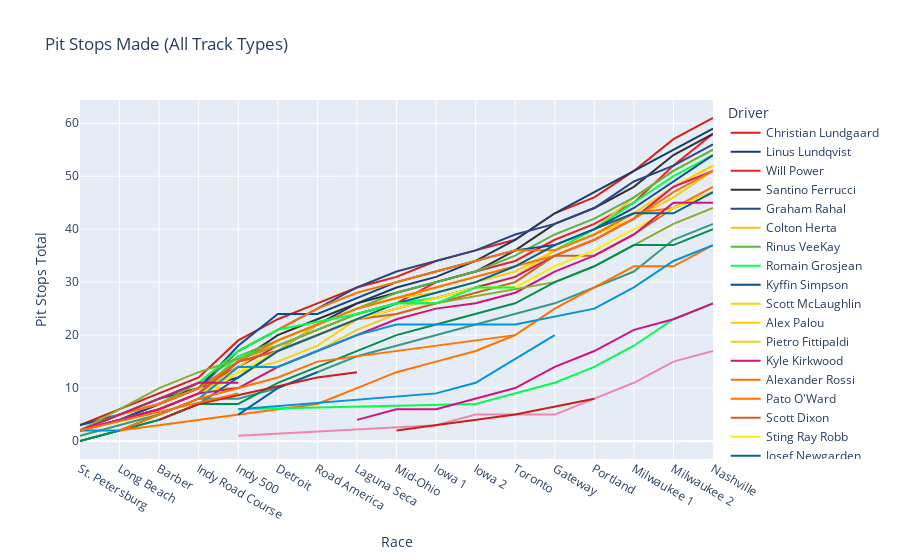
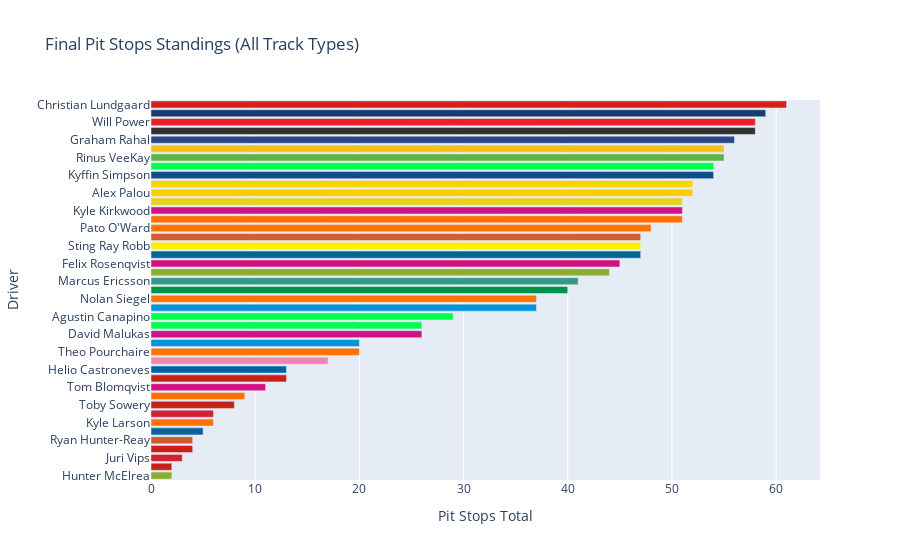

The notebook cell these images were saved under, in order:
### Code cell
# Assuming race_result_df_sorted is your original DataFrame
race_result_df_sorted_all_tracks = race_result_df_sorted.copy()

# Calculate the total pit stops for each driver
race_result_df_sorted_all_tracks['Pit Stops Total'] = race_result_df_sorted_all_tracks.groupby('Driver')['Pit stop'].cumsum()

# Ranking drivers based on pit stops in each race
race_result_df_sorted_all_tracks['Pit Stops Rank'] = race_result_df_sorted_all_tracks.groupby('Race')['Pit Stops Total'].rank(method='min', ascending=False).astype('int')

# Prepare the total pit stops made by each driver across all races
total_pit_stops_all_tracks = race_result_df_sorted_all_tracks.groupby('Driver')['Pit Stops Total'].max().reset_index().sort_values(by='Pit Stops Total', ascending=False)
total_pit_stops_all_tracks['Championship Rank'] = total_pit_stops_all_tracks['Pit Stops Total'].rank(method='min', ascending=False).astype('int')
total_pit_stops_all_tracks['Championship Result'] = total_pit_stops_all_tracks['Championship Rank']
total_pit_stops_all_tracks.set_index('Championship Rank', inplace=True)
championship_rank_all_tracks = total_pit_stops_all_tracks['Driver'].tolist()

# Graph for total pit stops made
graph_official_pit_stops = px.line(race_result_df_sorted_all_tracks, 
              x='Race', 
              y='Pit Stops Total', 
              color='Driver', 
              title='Pit Stops Made (All Track Types)', 
              height=900, 
              color_discrete_map=driver_car_colors, 
              category_orders={'Driver': championship_rank_all_tracks}, 
              hover_data=['Pit Stops Rank', 'Race Number'])


# Bar chart for final pit stops standings
bar_official_pit_stops = px.bar(total_pit_stops_all_tracks, 
              y='Driver', 
              x='Pit Stops Total', 
              color='Driver',
              title='Final Pit Stops Standings (All Track Types)', 
              color_discrete_map=driver_car_colors, 
              height=900, 
              hover_data=['Championship Result'])

bar_official_pit_stops.update_layout(showlegend=False)

# Show all figures
graph_official_pit_stops.show()
bar_official_pit_stops.show()
